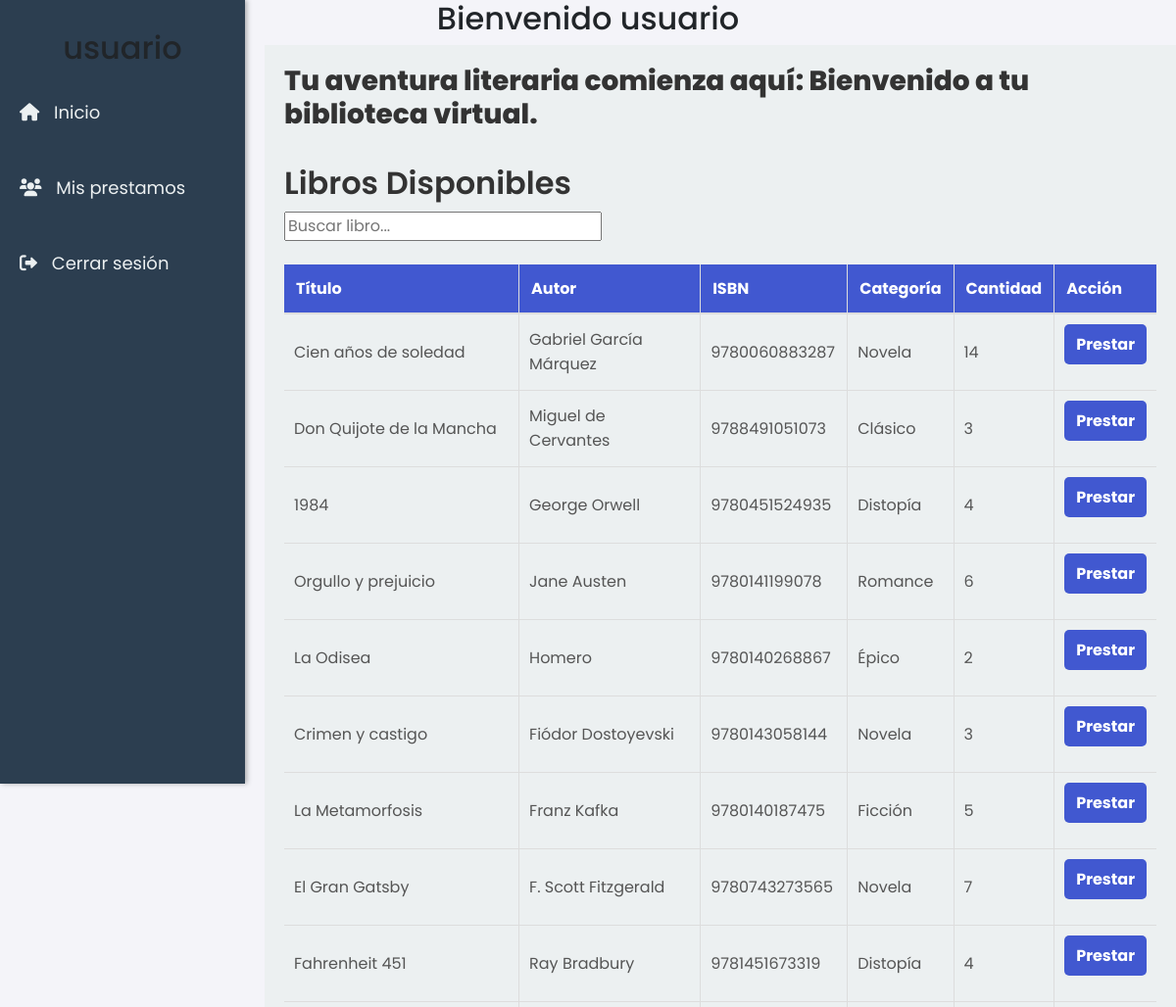
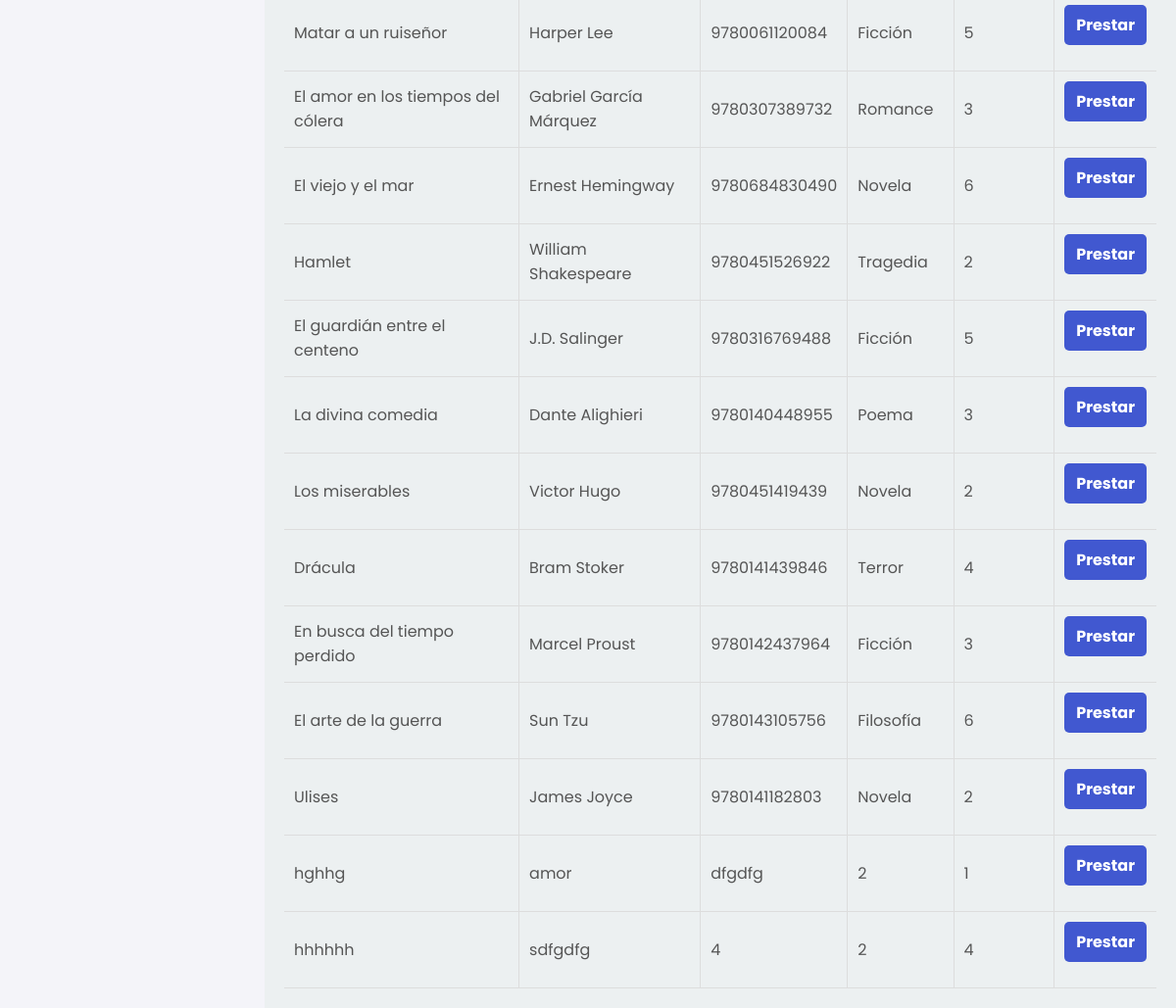
The page /view/User.php (signed in) on the database its author committed (2 pictures, top to bottom).
### tables this page shows
CREATE TABLE `libros` (
  `id` int(11) NOT NULL,
  `titulo` varchar(255) NOT NULL,
  `autor` varchar(100) NOT NULL,
  `isbn` varchar(20) DEFAULT NULL,
  `fecha_publicacion` date DEFAULT NULL,
  `categoria` varchar(50) DEFAULT NULL,
  `cantidad` int(11) DEFAULT 1
);

### view/dash_Usuario.php (the view, shortened to what this page needs)
<?php
$connection = new Connection();
$pdo = $connection->connect();
$sql = "SELECT id, titulo, autor, isbn, categoria, cantidad FROM libros WHERE cantidad > 0";
$stmt = $pdo->query($sql);
$books = $stmt->fetchAll(PDO::FETCH_ASSOC);
?>
<!DOCTYPE html>
<html lang="es">
<head>
    <link rel="stylesheet" href="../public/css/dash_usuario.css">
</head>
<body>
    <div class="book-list">
        <h3>Tu aventura literaria comienza aquí: Bienvenido a tu biblioteca virtual.</h3>
        <br>
    </div>
    <div class="book-list">
        <h2>Libros Disponibles</h2>
        <input type="text" id="buscarLibro" placeholder="Buscar libro...">
        <br><br>
        <div>
            <table>
                <thead>
                    <tr>
                        <th>Título</th>
                        <th>Autor</th>
                        <th>ISBN</th>
                        <th>Categoría</th>
                        <th>Cantidad</th>
                        <th>Acción</th>
                    </tr>
                </thead>
                <tbody id="tablaLibros">
                    <?php foreach ($books as $book): ?>
                        <tr>
                            <td><?php echo htmlspecialchars($book['titulo']); ?></td>
                            <td><?php echo htmlspecialchars($book['autor']); ?></td>
                            <td><?php echo htmlspecialchars($book['isbn']); ?></td>
                            <td><?php echo htmlspecialchars($book['categoria']); ?></td>
                            <td><?php echo htmlspecialchars($book['cantidad']); ?></td>
                            <td>
                                <form class="prestar-form" data-libro-id="<?php echo $book['id']; ?>">
                                    <button type="submit" class="btn-prestar">Prestar</button>
                                </form>
                            </td>
                        </tr>
                    <?php endforeach; ?>
                </tbody>
            </table>
        </div>
    </div>
</body>
</html>

### public/css/user.css (style rules this page uses)
body { font-family: Arial, sans-serif; background-color: #f4f7f6; margin: 0; padding: 0; display: flex; flex-direction: column; align-items: center; }
h2 { color: #34495e; }

### public/css/dash_usuario.css (style rules this page uses)
body { font-family: 'Poppins', sans-serif; background-color: #f4f4f9; margin: 0; padding: 0; }
.book-list h2 { color: #333; font-weight: 600; margin-bottom: 10px; }
table { width: 100%; border-collapse: collapse; }
thead th { position: sticky; top: 0; background-color: #4158d0; color: white; padding: 12px; text-align: left; border-bottom: 2px solid #ddd; }
tbody td { padding: 10px; border-bottom: 1px solid #ddd; color: #555; }
th, td { border-right: 1px solid #ddd; }
th:last-child, td:last-child { border-right: none; }
.book-list h3 { color: #333; font-weight: 800; margin-bottom: 10px; }
button { background-color: #4158d0; color: white; border: none; padding: 8px 12px; cursor: pointer; border-radius: 5px; font-weight: bold; }

### rows shown on the page
libros: titulo "Cien años de soledad", autor "Gabriel García Márquez", isbn "9780060883287", categoria "Novela", cantidad "14"
libros: titulo "Don Quijote de la Mancha", autor "Miguel de Cervantes", isbn "9788491051073", categoria "Clásico", cantidad "3"
libros: titulo "1984", autor "George Orwell", isbn "9780451524935", categoria "Distopía", cantidad "4"
libros: titulo "Orgullo y prejuicio", autor "Jane Austen", isbn "9780141199078", categoria "Romance", cantidad "6"
libros: titulo "La Odisea", autor "Homero", isbn "9780140268867", categoria "Épico", cantidad "2"
libros: titulo "Crimen y castigo", autor "Fiódor Dostoyevski", isbn "9780143058144", categoria "Novela", cantidad "3"
libros: titulo "La Metamorfosis", autor "Franz Kafka", isbn "9780140187475", categoria "Ficción", cantidad "5"
libros: titulo "El Gran Gatsby", autor "F. Scott Fitzgerald", isbn "9780743273565", categoria "Novela", cantidad "7"
libros: titulo "Fahrenheit 451", autor "Ray Bradbury", isbn "9781451673319", categoria "Distopía", cantidad "4"
libros: titulo "Matar a un ruiseñor", autor "Harper Lee", isbn "9780061120084", categoria "Ficción", cantidad "5"
libros: titulo "El amor en los tiempos del cólera", autor "Gabriel García Márquez", isbn "9780307389732", categoria "Romance", cantidad "3"
libros: titulo "El viejo y el mar", autor "Ernest Hemingway", isbn "9780684830490", categoria "Novela", cantidad "6"
libros: titulo "Hamlet", autor "William Shakespeare", isbn "9780451526922", categoria "Tragedia", cantidad "2"
libros: titulo "El guardián entre el centeno", autor "J.D. Salinger", isbn "9780316769488", categoria "Ficción", cantidad "5"
libros: titulo "La divina comedia", autor "Dante Alighieri", isbn "9780140448955", categoria "Poema", cantidad "3"
libros: titulo "Los miserables", autor "Victor Hugo", isbn "9780451419439", categoria "Novela", cantidad "2"
libros: titulo "Drácula", autor "Bram Stoker", isbn "9780141439846", categoria "Terror", cantidad "4"
libros: titulo "En busca del tiempo perdido", autor "Marcel Proust", isbn "9780142437964", categoria "Ficción", cantidad "3"
libros: titulo "El arte de la guerra", autor "Sun Tzu", isbn "9780143105756", categoria "Filosofía", cantidad "6"
libros: titulo "Ulises", autor "James Joyce", isbn "9780141182803", categoria "Novela", cantidad "2"
libros: titulo "hghhg", autor "amor", isbn "dfgdfg", categoria "2", cantidad "1"
libros: titulo "hhhhhh", autor "sdfgdfg", isbn "4", categoria "2", cantidad "4"

### other values the page prints
$_SESSION['username'] "usuario"
